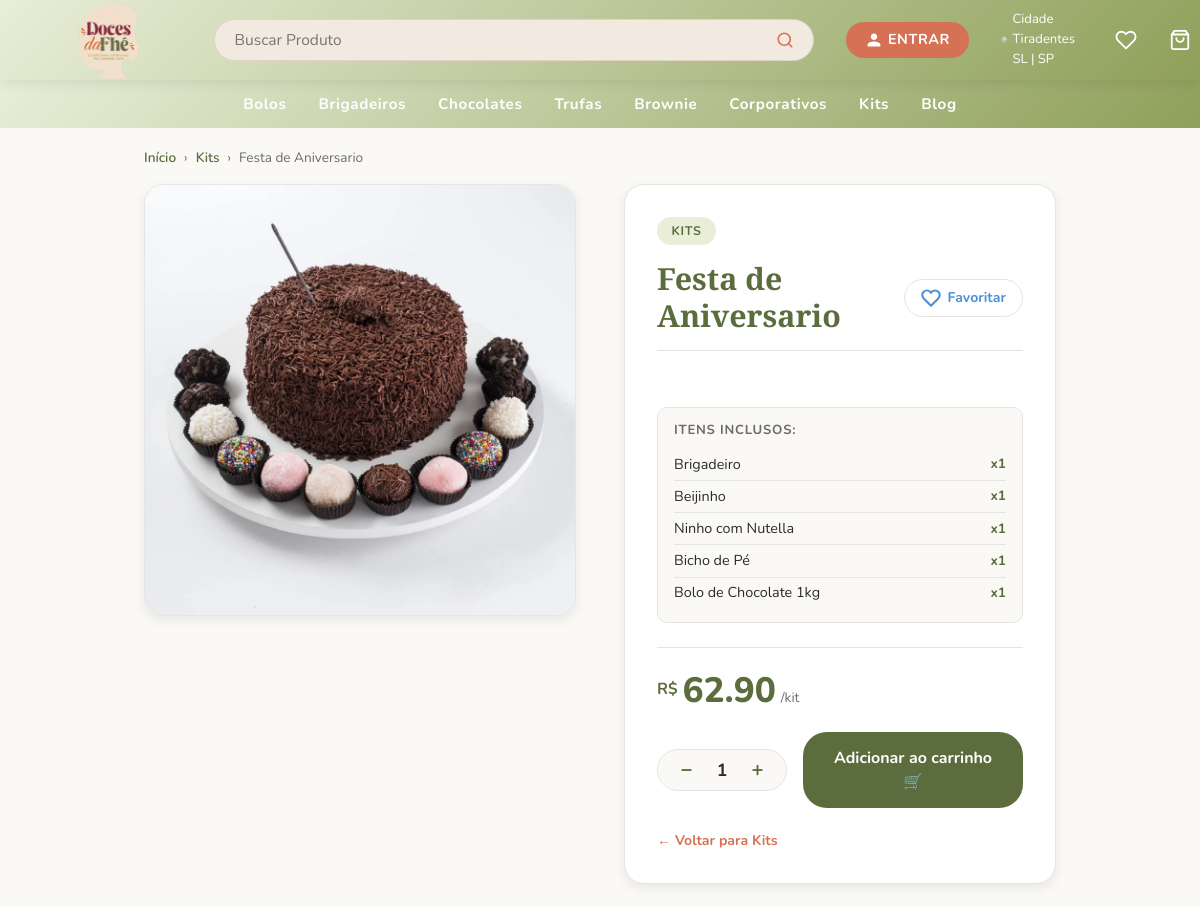
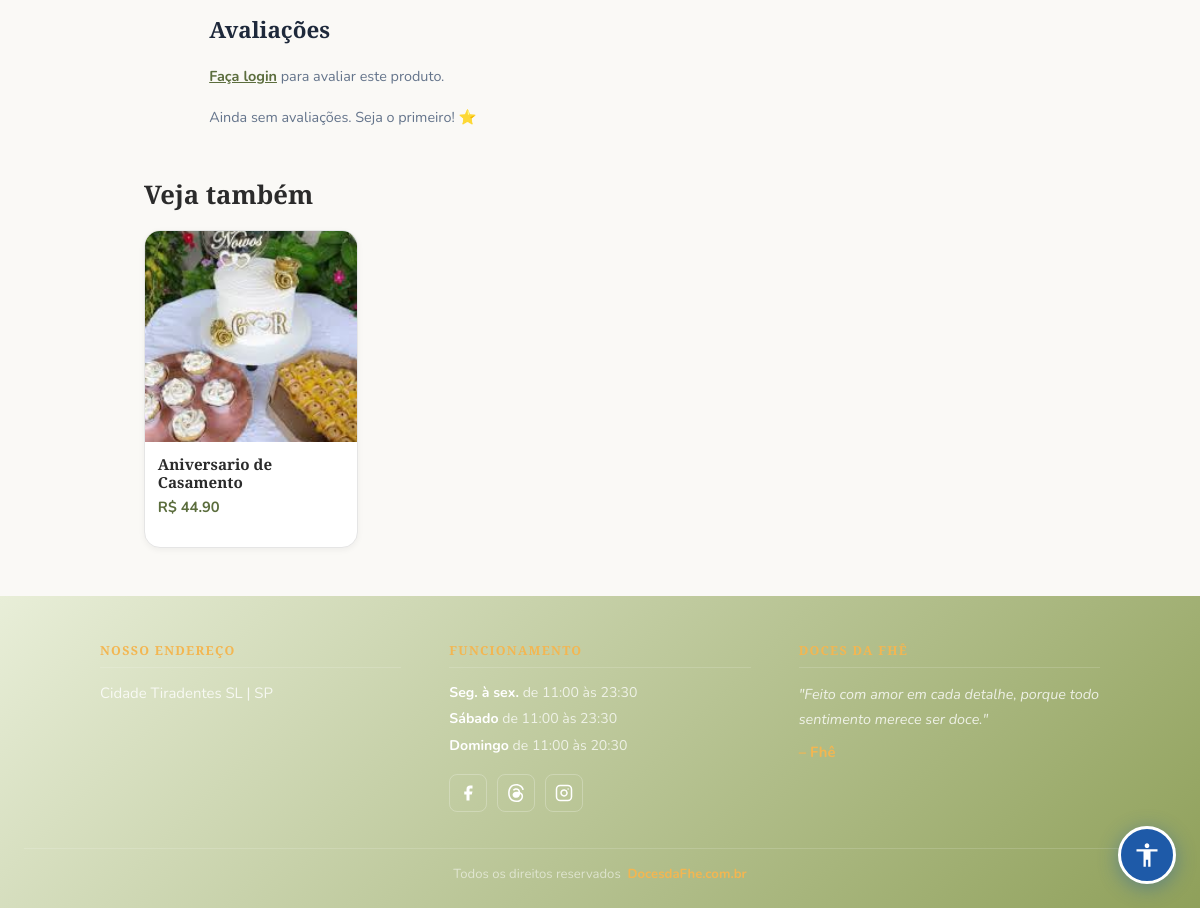
The app's page /kit-detalhe/1 with its own data (2 pictures, top to bottom).
### models.py (models this page shows, shortened)
class Kit(db.Model):
    __tablename__ = 'kits'
    id = db.Column(db.Integer, primary_key=True)
    name = db.Column(db.String(200), nullable=False)
    description = db.Column(db.Text, nullable=True)
    created_by = db.Column(
        db.Integer, db.ForeignKey('users.id'), nullable=False)
    is_admin_kit = db.Column(db.Boolean, default=False)   # True = admin kit
    ativo = db.Column(db.Boolean, default=True, nullable=False)
    created_at = db.Column(db.DateTime, default=datetime.utcnow)
    updated_at = db.Column(
        db.DateTime, default=datetime.utcnow, onupdate=datetime.utcnow)
    image_url      = db.Column(db.String(500), nullable=True)
    estoque        = db.Column(db.Integer, default=0, nullable=False)
    estoque_minimo = db.Column(db.Integer, default=5, nullable=False)
    products = db.relationship(
        'KitProduct', backref='kit', cascade='all, delete-orphan')
    creator = db.relationship('User', backref='kits')
    @property
    def total_price(self):
        return sum(kp.product.price * kp.quantity for kp in self.products)

class KitProduct(db.Model):
    __tablename__ = 'kit_products'
    kit_id = db.Column(db.Integer, db.ForeignKey('kits.id'), primary_key=True)
    product_id = db.Column(db.Integer, db.ForeignKey(
        'products.id'), primary_key=True)
    quantity = db.Column(db.Integer, default=1)
    added_at = db.Column(db.DateTime, default=datetime.utcnow)
    product = db.relationship('Product')

class Product(db.Model):
    __tablename__ = "products"
    id          = db.Column(db.Integer, primary_key=True)
    name        = db.Column(db.String(200), unique=True, nullable=False, index=True)
    description = db.Column(db.String(800), nullable=False)
    image_url   = db.Column(db.String(300))
    price       = db.Column(db.Numeric(10, 2), nullable=False)
    category          = db.Column(db.String(100), nullable=True, default='geral')  # ✅ NOVO
    ativo             = db.Column(db.Boolean, default=True, nullable=False)
    estoque           = db.Column(db.Integer, default=0, nullable=False)
    estoque_minimo    = db.Column(db.Integer, default=5, nullable=False)
    quantidade_minima = db.Column(db.Integer, default=1, nullable=False)
    quantidade_maxima = db.Column(db.Integer, nullable=True)
    created_at     = db.Column(db.DateTime, default=datetime.utcnow)

### app.py (the view)
@app.route('/kit-detalhe/<int:kit_id>')
def kit_detalhe(kit_id):
    kit = Kit.query.get_or_404(kit_id)
    class KitAdapter:
        def __init__(self, k):
            self.id          = k.id
            self.name        = k.name
            self.category    = 'Kits'
            self.description = k.description or ''
            self.price       = k.total_price
            self.image_url   = k.image_url
    produto = KitAdapter(kit)
    outros_kits = Kit.query.filter(
        Kit.is_admin_kit == True,
        Kit.id != kit_id,
        Kit.ativo == True
    ).limit(4).all()
    class KitRelAdapter:
        def __init__(self, k):
            self.id        = k.id
            self.name      = k.name
            self.price     = k.total_price
            self.image_url = k.image_url
    relacionados = [KitRelAdapter(k) for k in outros_kits]
    _, fav_k, _ = _fav_sets(current_user.id) if current_user.is_authenticated else (set(), set(), set())
    avaliacoes = Avaliacao.query.filter_by(kit_id=kit_id).order_by(Avaliacao.created_at.desc()).all()
    media = round(sum(a.estrelas for a in avaliacoes) / len(avaliacoes), 1) if avaliacoes else 0
    ja_avaliou = any(a.user_id == current_user.id for a in avaliacoes) if current_user.is_authenticated else False
    return render_template('product/produto_detalhe.html',
                           produto=produto,
                           relacionados=relacionados,
                           is_kit=True, kit=kit,
                           fav_tipo='kit', fav_id=kit.id,
                           is_favorito=(kit.id in fav_k),
                           avaliacoes=avaliacoes, media=media, ja_avaliou=ja_avaliou)

### templates/product/produto_detalhe.html (shortened to what this page needs)
{% extends "admin/base.html" %}
{% block styles %}
<link rel="stylesheet" href="{{ url_for('static', filename='produto_detalhe.css') }}">
{% endblock %}
{% block content %}
<header>
  <div class="logo">
    <a href="{{ url_for('dashboard') }}">
      <img class="logo-img" src="{{ url_for('static', filename=site_config.logo_url if site_config and site_config.logo_url else 'uploads/logo.png') }}" alt="{{ site_config.site_name if site_config else 'Doces da Fhê' }}" />
    </a>
  </div>
  <div class="search-bar-wrap">
    <div class="search-bar">
      <input type="text" id="searchInput" placeholder="Buscar Produto"
             onkeydown="if(event.key==='Enter') buscarGlobal()" />
      <button onclick="buscarGlobal()" aria-label="Buscar"><svg xmlns="http://www.w3.org/2000/svg" width="18" height="18" viewBox="0 0 24 24" fill="none" stroke="currentColor" stroke-width="2.2" stroke-linecap="round" stroke-linejoin="round"><circle cx="11" cy="11" r="8"/><line x1="21" y1="21" x2="16.65" y2="16.65"/></svg></button>
    </div>
  </div>
  <div class="header-right">
    {% if current_user.is_authenticated %}
      <div class="user-menu">
        <span class="btn-entrar user-btn" onclick="this.closest('.user-menu').classList.toggle('open')"><svg xmlns="http://www.w3.org/2000/svg" width="16" height="16" viewBox="0 0 24 24" fill="currentColor"><path d="M12 12c2.7 0 4.8-2.1 4.8-4.8S14.7 2.4 12 2.4 7.2 4.5 7.2 7.2 9.3 12 12 12zm0 2.4c-3.2 0-9.6 1.6-9.6 4.8v2.4h19.2v-2.4c0-3.2-6.4-4.8-9.6-4.8z"/></svg> Bem-vindo, {% if current_user.is_admin %}Admin{% else %}{{ (current_user.name or current_user.email).split()[0] }}{% endif %}</span>
        <div class="user-dropdown">
          <a href="{{ url_for('meus_pedidos') }}" class="user-dropdown-item">Meus Pedidos</a>
          <a href="{{ url_for('logout') }}" class="user-dropdown-item">Sair &rarr;</a>
        </div>
      </div>
    {% else %}
      <a href="{{ url_for('login') }}" class="btn-entrar"><svg xmlns="http://www.w3.org/2000/svg" width="16" height="16" viewBox="0 0 24 24" fill="currentColor"><path d="M12 12c2.7 0 4.8-2.1 4.8-4.8S14.7 2.4 12 2.4 7.2 4.5 7.2 7.2 9.3 12 12 12zm0 2.4c-3.2 0-9.6 1.6-9.6 4.8v2.4h19.2v-2.4c0-3.2-6.4-4.8-9.6-4.8z"/></svg> ENTRAR</a>
    {% endif %}
    <span class="location">
      Cidade Tiradentes SL | SP
    </span>
    <a href="{{ url_for('favoritos') }}" class="cart-icon-wrap" title="Favoritos">
      <svg width="22" height="22" viewBox="0 0 24 24" fill="none" stroke="white" stroke-width="2" stroke-linecap="round" stroke-linejoin="round">
        <path d="M20.84 4.61a5.5 5.5 0 0 0-7.78 0L12 5.67l-1.06-1.06a5.5 5.5 0 0 0-7.78 7.78l1.06 1.06L12 21.23l7.78-7.78 1.06-1.06a5.5 5.5 0 0 0 0-7.78z"/>
      </svg>
    </a>
    <a href="{{ url_for('carrinho') }}" class="cart-icon-wrap">
      <svg width="22" height="22" fill="white" viewBox="0 0 24 24">
        <path d="M6 2 3 6v14a2 2 0 0 0 2 2h14a2 2 0 0 0 2-2V6l-3-4zM3 6h18M16 10a4 4 0 0 1-8 0"
              stroke="white" stroke-width="2" fill="none" stroke-linecap="round" stroke-linejoin="round"/>
      </svg>
    </a>
  </div>
</header>
<nav>
  <a href="{{ url_for('categoria', nome='bolos') }}">Bolos</a>
  <a href="{{ url_for('categoria', nome='brigadeiros') }}">Brigadeiros</a>
  <a href="{{ url_for('categoria', nome='chocolates') }}">Chocolates</a>
  <a href="{{ url_for('categoria', nome='trufas') }}">Trufas</a>
  <a href="{{ url_for('categoria', nome='brownie') }}">Brownie</a>
  <a href="{{ url_for('categoria', nome='corporativos') }}">Corporativos</a>
  <a href="{{ url_for('kits_loja') }}">Kits</a>
  <a href="#">Blog</a>
</nav>
<div class="breadcrumb">
  <a href="{{ url_for('dashboard') }}">Início</a>
  <span>›</span>
  {% if is_kit %}
    <a href="{{ url_for('kits_loja') }}">Kits</a>
    <span>›</span>
    <span>{{ kit.name }}</span>
  {% else %}
    <a href="{{ url_for('categoria', nome=produto.category) }}">{{ produto.category | capitalize }}</a>
    <span>›</span>
    <span>{{ produto.name }}</span>
  {% endif %}
</div>
<div class="produto-detalhe">
  <div class="produto-imagem">
    {% if produto.image_url %}
      <img src="{{ url_for('static', filename=produto.image_url) }}" alt="{{ produto.name }}" class="produto-img-principal" />
    {% else %}
      <div class="produto-img-placeholder">{{ '🎁' if is_kit else '🍰' }}</div>
    {% endif %}
  </div>
  <div class="produto-info">
    <span class="produto-categoria">{{ produto.category | capitalize }}</span>
    <div style="display:flex; align-items:center; gap:.7rem; flex-wrap:wrap;">
      <h1 class="produto-nome" style="margin:0; flex:1;">{{ produto.name }}</h1>
      <button class="btn-fav-detalhe {% if is_favorito %}ativo{% endif %}"
              data-tipo="{{ fav_tipo }}" data-id="{{ fav_id }}"
              onclick="toggleFavDetalhe(this)" title="Favoritar">
        <svg viewBox="0 0 24 24" width="20" height="20">
          <path d="M20.84 4.61a5.5 5.5 0 0 0-7.78 0L12 5.67l-1.06-1.06a5.5 5.5 0 0 0-7.78 7.78l1.06 1.06L12 21.23l7.78-7.78 1.06-1.06a5.5 5.5 0 0 0 0-7.78z"/>
        </svg>
        <span class="btn-fav-txt">{% if is_favorito %}Favoritado{% else %}Favoritar{% endif %}</span>
      </button>
    </div>
    <p class="produto-descricao">{{ produto.description }}</p>
    {% if is_kit and kit.products %}
    <div class="kit-itens-lista">
      <p class="kit-itens-titulo">Itens inclusos:</p>
      {% for kp in kit.products %}
      <div class="kit-item-linha">
        <span>{{ kp.product.name }}</span>
        <span class="kit-item-qty">x{{ kp.quantity }}</span>
      </div>
      {% endfor %}
    </div>
    {% endif %}
    <div class="produto-preco-wrap">
      <span class="produto-preco">
        <sup>R$</sup>{{ "%.2f"|format(produto.price) }}
        <span class="produto-preco-un">/{{ 'kit' if is_kit else 'un' }}</span>
      </span>
    </div>
    {% set min_qty = produto.quantidade_minima if not is_kit else 1 %}
    {% set max_qty = produto.quantidade_maxima if not is_kit else none %}
    <form method="POST" action="{{ url_for('adicionar_carrinho') }}" class="produto-qty-wrap">
      <div class="produto-qty">
        <button type="button" onclick="changeQty(-1)">−</button>
        <span id="qtyValue">{{ min_qty }}</span>
        <button type="button" onclick="changeQty(1)">+</button>
      </div>
      <button type="submit" class="produto-btn-cart">
        Adicionar ao carrinho 🛒
      </button>
    </form>
    {% if is_kit %}
      <a href="{{ url_for('kits_loja') }}" class="produto-voltar">← Voltar para Kits</a>
    {% else %}
      <a href="{{ url_for('categoria', nome=produto.category) }}" class="produto-voltar">
        ← Voltar para {{ produto.category | capitalize }}
      </a>
    {% endif %}
  </div>
</div>
<section class="av-wrap">
  <div class="av-header">
    <h2 class="av-titulo">Avaliações</h2>
  </div>
  {% if current_user.is_authenticated and not ja_avaliou %}
  <div class="av-form-card">
    <p class="av-form-title">Deixe sua avaliação</p>
    <form method="POST" action="{{ url_for('avaliar') }}">
      {% if is_kit %}
        <input type="hidden" name="kit_id" value="{{ kit.id }}">
      {% elif fav_tipo == 'especial' %}
        <input type="hidden" name="especial_id" value="{{ produto.id }}">
      {% else %}
        <input type="hidden" name="produto_id" value="{{ produto.id }}">
      {% endif %}
      <input type="hidden" name="next" value="{{ request.url }}">
      <div class="av-star-picker" id="starPicker">
        {% for i in range(1,6) %}
        <label>
          <input type="radio" name="estrelas" value="{{ i }}" required>
          <svg viewBox="0 0 24 24" width="32" height="32" class="av-star-pick" data-val="{{ i }}">
            <polygon points="12,2 15.09,8.26 22,9.27 17,14.14 18.18,21.02 12,17.77 5.82,21.02 7,14.14 2,9.27 8.91,8.26"/>
          </svg>
        </label>
        {% endfor %}
      </div>
      <textarea class="av-textarea" name="comentario"
                placeholder="Conte como foi sua experiência (opcional)..." rows="3"></textarea>
      <button type="submit" class="av-btn-enviar">Enviar avaliação</button>
    </form>
  </div>
  {% elif current_user.is_authenticated and ja_avaliou %}
  <p class="av-ja-avaliou">✅ Você já avaliou este produto.</p>
  {% else %}
  <p class="av-login-msg"><a href="{{ url_for('login') }}">Faça login</a> para avaliar este produto.</p>
  {% endif %}
  {% if avaliacoes %}
  <div class="av-lista">
    {% for av in avaliacoes %}
    <div class="av-card">
      <div class="av-card-top">
        <div class="av-avatar">{{ av.user.name[0].upper() if av.user.name else '?' }}</div>
        <div>
          <div class="av-user-name">{{ av.user.name or av.user.email }}</div>
          <div class="av-date">{{ av.created_at.strftime('%d/%m/%Y') }}</div>
        </div>
        <div class="av-stars-row" style="margin-left:auto;">
          {% for i in range(1,6) %}
          <svg viewBox="0 0 24 24" width="16" height="16"
               fill="{{ '#f59e0b' if i <= av.estrelas else '#e2e8f0' }}"
               stroke="{{ '#f59e0b' if i <= av.estrelas else '#cbd5e1' }}" stroke-width="1.5">
            <polygon points="12,2 15.09,8.26 22,9.27 17,14.14 18.18,21.02 12,17.77 5.82,21.02 7,14.14 2,9.27 8.91,8.26"/>
          </svg>
          {% endfor %}
        </div>
      </div>
      {% if av.comentario %}
      <p class="av-comentario">{{ av.comentario }}</p>
      {% endif %}
      {% if current_user.is_authenticated and current_user.is_admin %}
      <form method="POST" action="{{ url_for('deletar_avaliacao', id=av.id) }}"
            onsubmit="return confirm('Remover esta avaliação?')" style="margin-top:.5rem;">
        <input type="hidden" name="next" value="{{ request.url }}">
        <button type="submit" style="background:none;border:none;color:#ef4444;font-size:.75rem;cursor:pointer;padding:0;">
          🗑 Remover
        </button>
      </form>
      {% endif %}
    </div>
    {% endfor %}
  </div>
  {% else %}
  <p class="av-empty">Ainda sem avaliações. Seja o primeiro! ⭐</p>
  {% endif %}
</section>
{% if relacionados %}
<div class="relacionados-wrap">
  <h2 class="section-title">Veja também</h2>
  <div class="produtos-relacionados">
    {% for rel in relacionados %}
    <a href="{{ url_for('kit_detalhe', kit_id=rel.id) if is_kit else url_for('produto_detalhe', id=rel.id) }}"
       class="card-rel">
      <div class="card-rel-img">
        {% if rel.image_url %}
          <img src="{{ url_for('static', filename=rel.image_url) }}" alt="{{ rel.name }}">
        {% else %}
          {{ '🎁' if is_kit else '🍰' }}
        {% endif %}
      </div>
      <div class="card-rel-body">
        <h3>{{ rel.name }}</h3>
        <p>R$ {{ "%.2f"|format(rel.price) }}</p>
      </div>
    </a>
    {% endfor %}
  </div>
</div>
{% endif %}
<footer class="footer">
  <div class="footer-container">
    <div class="footer-col">
      <h3 class="footer-titulo">NOSSO ENDEREÇO</h3>
      <p class="footer-endereco">Cidade Tiradentes SL | SP</p>
    </div>
    <div class="footer-col">
      <h3 class="footer-titulo">FUNCIONAMENTO</h3>
      <p class="footer-hora"><strong>Seg. à sex.</strong> de 11:00 às 23:30</p>
      <p class="footer-hora"><strong>Sábado</strong> de 11:00 às 23:30</p>
      <p class="footer-hora"><strong>Domingo</strong> de 11:00 às 20:30</p>
      <div class="footer-social">
        <a href="https://www.facebook.com/Docesdafhe/?ref=NONE_xav_ig_profile_page_web" target="_blank" rel="noopener" class="social-icon" aria-label="Facebook">
          <svg xmlns="http://www.w3.org/2000/svg" width="18" height="18" viewBox="0 0 24 24" fill="currentColor">
            <path d="M18 2h-3a5 5 0 0 0-5 5v3H7v4h3v8h4v-8h3l1-4h-4V7a1 1 0 0 1 1-1h3z"/>
          </svg>
        </a>
        <a href="https://www.threads.com/@docesdafhe?xmt=AQF0NPJogc8wQ_fC8M2gQNGZLlK3HaHuye6aF5Zn8kRVQuA" target="_blank" rel="noopener" class="social-icon" aria-label="Threads">
        </a>
        <a href="https://www.instagram.com/docesdafhe/" target="_blank" rel="noopener" class="social-icon" aria-label="Instagram">
        </a>
      </div>
    </div>
    <div class="footer-col">
      <h3 class="footer-titulo">DOCES DA FHÊ</h3>
      <p class="footer-quote">"Feito com amor em cada detalhe, porque todo sentimento merece ser doce."</p>
      <p class="footer-assinatura">– Fhê</p>
    </div>
  </div>
  <div class="footer-bottom">
    Todos os direitos reservados &nbsp;<a href="#" class="footer-site">DocesdaFhe.com.br</a>
  </div>
</footer>
{% endblock %}

### records on screen
Kit: name "Festa de Aniversario", image_url (picture)
KitProduct: product.name "Brigadeiro", quantity "1"
KitProduct: product.name "Beijinho", quantity "1"
KitProduct: product.name "Ninho com Nutella", quantity "1"
KitProduct: product.name "Bicho de Pé", quantity "1"
KitProduct: product.name "Bolo de Chocolate 1kg", quantity "1"
Kit: image_url (picture), name "Aniversario de Casamento", price "44.90"

### other values on screen
{{ produto.category | capitalize }} "KITS"
{{ "%.2f"|format(produto.price) }} "62.90"
{{ 'kit' if is_kit else 'un' }} "kit"
{{ min_qty }} "1"
